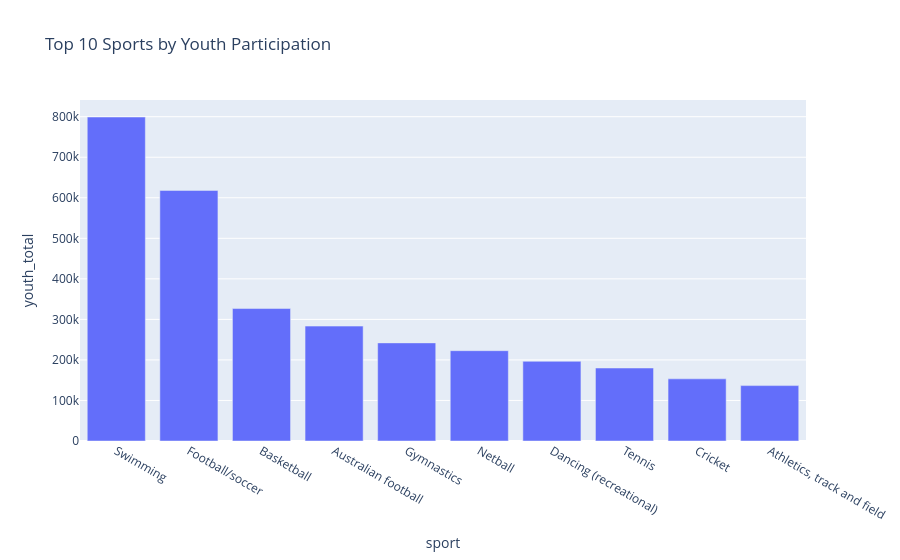

The notebook cell this image was saved under:
### Markdown cell above
### Visualisation 1: Top sports by youth participation:
The following chart shows the sports with the largest estimated number of participants aged 5–14. For ASC, these sports provide opportunities for reaching a broader audience because they already have a large base of young participants. However, this chart only shows participation size. It does not show whether those sports have strong youth concentration, adolescent retention, or gender balance. This supports the need for a more complete analysis using multiple variables.

### Code cell
fig = px.bar(
 top_youth_sports_df.head(10),
 x="sport",
 y="youth_total",
 title="Top 10 Sports by Youth Participation"
)

fig.show()

### Figure 1 — Plotly figure (JSON) as saved in the notebook; plotly's stock layout.template omitted (floating-point values rounded to 4 significant figures)
{"data": [{"hovertemplate": "sport=%{x}<br>youth_total=%{y}<extra></extra>", "legendgroup": "", "marker": {"color": "#636efa", "pattern": {"shape": ""}}, "name": "", "orientation": "v", "showlegend": false, "textposition": "auto", "type": "bar", "x": ["Swimming", "Football/soccer", "Basketball", "Australian football", "Gymnastics", "Netball", "Dancing (recreational)", "Tennis", "Cricket", "Athletics, track and field"], "xaxis": "x", "y": [799100.0, 618200.0, 326800.0, 283400.0, 242000.0, 222800.0, 196500.0, 180100.0, 153300.0, 136700.0], "yaxis": "y"}], "layout": {"barmode": "relative", "legend": {"tracegroupgap": 0}, "title": {"text": "Top 10 Sports by Youth Participation"}, "xaxis": {"anchor": "y", "domain": [0, 1], "title": {"text": "sport"}}, "yaxis": {"anchor": "x", "domain": [0, 1], "title": {"text": "youth_total"}}}}
